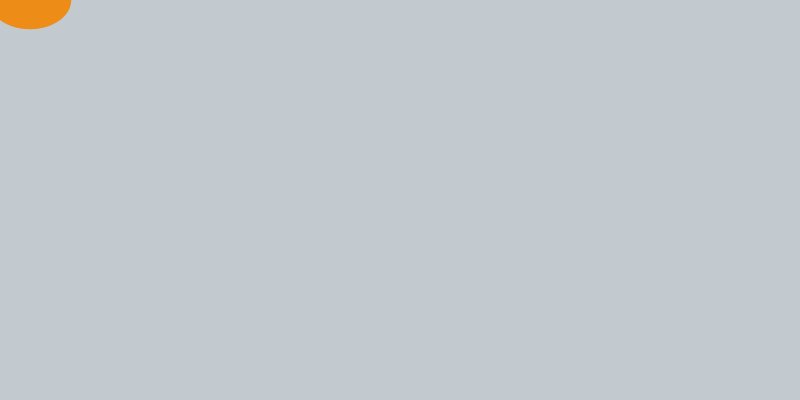
Frame 1 (no input)
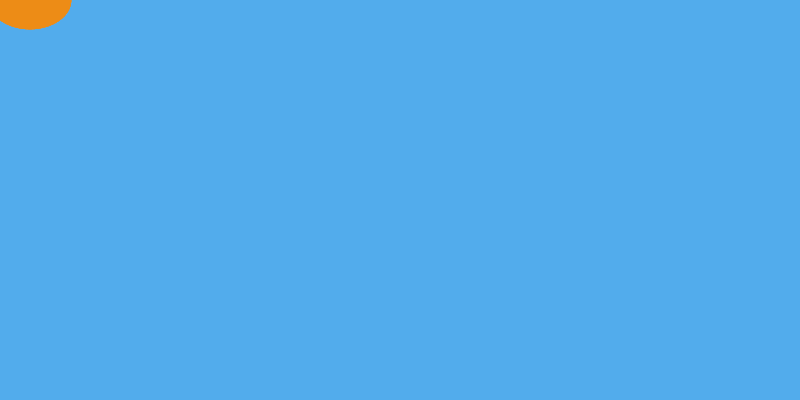
Frame 60 (the mouse pressed at the canvas centre just before this capture)
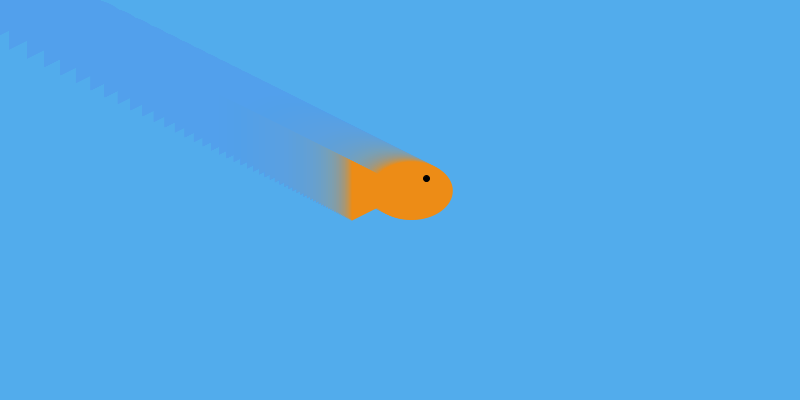
Frame 120 (the mouse held since frame 60 and released just before this capture)

The Processing sketch that drew these frames (run headless with seeded random() and noise(); from frame 60 on, the mouse is pressed at the canvas centre):

// Processing sketch: processing_129746
// ── processing_129746.pde

// Copyright 2014 Jacklynn Pham
// HW 3


float x;
float y;
float wd;
float ht;
float easing;
float xdist;
float ydist;

void setup() {
  size(800, 400);
  easing = .08;
}


void draw () {

xdist = mouseX-x;
ydist = mouseY-y;  
x=x+ xdist*.05;
y=y + ydist*.05;

  wd = 30;
  ht = 30;

  xdist = mouseX-x;
  ydist = mouseY-y;
  noStroke();

  //blur background
  fill(#4DA7F5, 20);
  //background(255);
  rect(0, 0, width, height);




  //fish

  fill(#ED8C16);
  ellipse( x+wd, y, wd*2.75, ht*1.95);
  triangle( (x+wd), y, (x-wd), (y+ht), (x-wd), (y-ht));
  stroke(200, 0, 0);

  //eye
  stroke(#000000);
  fill(#000000);
  ellipse( (x+wd*1.5), (y-ht*.4), wd/5, ht/5);




  //ellipse(x, y, wd*.8, ht*.8);


  //line( x - .5*wd, y - .5*ht, x + .5*wd, y+ .5*ht);

  //triangle reference p oints  
  //  point( (x+wd)+xdist*.5, y+ydist*.5);
  //  point( (x-wd*1)+xdist*.5, (y+ht)+ydist*.5);
  //  point( (x-wd*1)+xdist*.5, (y-ht)+ydist*.5);
}
